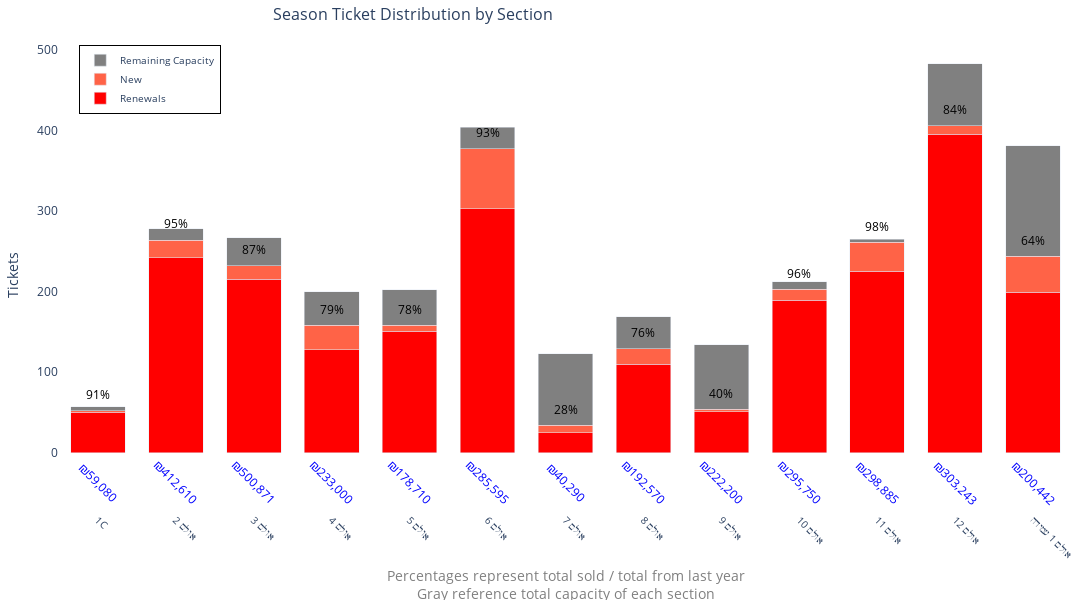

The code cell stored with this chart in its notebook:
### Code cell
def distributed_by_area(perc, presentation_order, st_2425, area_mapper):
    # SMALL CHANGE WITHOUT GALLERIES
    perc = perc[~perc['area'].isin(['גלריה 2', 'גלריה 6', 'Gallery_12'])]
    st_2425 = st_2425[~st_2425['area'].isin(['גלריה 2', 'גלריה 6', 'Gallery_12'])]

    # Prepare last year tickets
    last_year_tickets = (
        st_2425[st_2425['price'] > 0]
        .groupby('area')
        .size()
        .reset_index(name='last_year_tickets')
    )

    # Mark renewals
    perc['is_renew'] = perc['client_number'].isin(st_2425['client_number'])

    # Mark new members
    perc['is_new'] = ~perc['is_renew']

    stats_by_Court = (
        perc.groupby('area')
            .agg(
                Season_Tickets_Renew=('is_renew', 'sum'),
                Season_Tickets_New=('is_new', 'sum'),
                Total_Price=('price', 'sum')
            )
            .reset_index()
    )

    stats_by_Court['area_velocity'] = stats_by_Court[['Season_Tickets_Renew', 'Season_Tickets_New']].sum(axis=1)
    stats_by_Court['presentation_order'] = stats_by_Court['area'].map(presentation_order)
    stats_by_Court = stats_by_Court.sort_values(by='presentation_order')

    # CHANGED FROM LEFT TO INNER JOIN
    stats_by_Court = stats_by_Court.merge(last_year_tickets, on='area', how='inner')
    stats_by_Court = stats_by_Court[stats_by_Court['area_velocity'] > 0]

    stats_by_Court['remaining_capacity'] = stats_by_Court['last_year_tickets'] - stats_by_Court['area_velocity']
    stats_by_Court['fixed_remaining_capacity'] = np.maximum(stats_by_Court['remaining_capacity'], 0)
    stats_by_Court['ratio_capacity'] = stats_by_Court['area_velocity'] / stats_by_Court['last_year_tickets']
    stats_by_Court['ratio_capacity'] = np.minimum(stats_by_Court['ratio_capacity'], 1).fillna(1)
    stats_by_Court['ratio_capacity_percent'] = (stats_by_Court['ratio_capacity'] * 100).round().fillna(0)

    stats_by_Court['total_tickets'] = stats_by_Court['area_velocity'] + stats_by_Court['fixed_remaining_capacity']

    # Map area names back to Hebrew for plot
    reverse_area_mapper = {v: k for k, v in area_mapper.items()}
    stats_by_Court['area_he'] = stats_by_Court['area'].map(reverse_area_mapper).fillna(stats_by_Court['area'])

    # Override specific values
    stats_by_Court.loc[stats_by_Court['area'] == 'Court_1S', 'area_he'] = 'אולם 1 עמידה'
    stats_by_Court.loc[stats_by_Court['area'] == 'Court_1C', 'area_he'] = '1C'

    # Hover texts
    stats_by_Court['Season_Tickets_Renew_hover_text'] = stats_by_Court.apply(lambda x: f"{x['Season_Tickets_Renew']} Tickets<br>({x['Season_Tickets_Renew']/x['total_tickets']:.2%})", axis=1)
    stats_by_Court['Season_Tickets_New_hover_text'] = stats_by_Court.apply(lambda x: f"{x['Season_Tickets_New']} Tickets<br>({x['Season_Tickets_New']/x['total_tickets']:.2%})", axis=1)
    stats_by_Court['remaining_capacity_hover_text'] = stats_by_Court.apply(lambda x: f"{x['fixed_remaining_capacity']} Tickets<br>({x['fixed_remaining_capacity']/x['total_tickets']:.2%})", axis=1)

    # Plot
    fig = go.Figure()

    fig.add_trace(go.Bar(
        x=stats_by_Court['area_he'],
        y=stats_by_Court['Season_Tickets_Renew'],
        name='Renewals',
        marker_color='red',
        hovertext=stats_by_Court['Season_Tickets_Renew_hover_text'],
        hoverinfo='text'
    ))

    fig.add_trace(go.Bar(
        x=stats_by_Court['area_he'],
        y=stats_by_Court['Season_Tickets_New'],
        name='New',
        marker_color='tomato',
        hovertext=stats_by_Court['Season_Tickets_New_hover_text'],
        hoverinfo='text'
    ))

    fig.add_trace(go.Bar(
        x=stats_by_Court['area_he'],
        y=stats_by_Court['fixed_remaining_capacity'],
        name='Remaining Capacity',
        marker_color='grey',
        base=stats_by_Court['area_velocity'],
        hovertext=stats_by_Court['remaining_capacity_hover_text'],
        hoverinfo='text'
    ))

    fig.update_layout(
        title=dict(text='Season Ticket Distribution by Section', font=dict(size=16)),
        xaxis=dict(title='', tickangle=45, title_font=dict(size=14), tickfont=dict(size=10), constrain='domain'),
        yaxis=dict(title='Tickets', title_font=dict(size=14), tickfont=dict(size=12), range=[0, None]),
        barmode='stack',
        bargap=0.3,
        legend=dict(
            x=0.02,  # near the left
            y=0.99,  # top
            bordercolor="Black",
            borderwidth=1,
            font=dict(size=10)
        ),
        margin=dict(l=20, r=20, t=40, b=80),
        width=1200,
        height=600,
        plot_bgcolor='white',
        paper_bgcolor='white',
        title_x=0.25
    )

    # % sold annotations
    for area_he, pct, y1, y2 in zip(stats_by_Court['area_he'], stats_by_Court['ratio_capacity_percent'],
                                    stats_by_Court['Season_Tickets_Renew'], stats_by_Court['Season_Tickets_New']):
        total_height = y1 + y2
        fig.add_annotation(
            x=area_he,
            y=total_height + 20,
            text=f"{int(pct)}%",
            showarrow=False,
            font=dict(size=12, color="black"),
            align='center'
        )

    # ₪ revenue annotations
    for area_he, revenue in zip(stats_by_Court['area_he'], stats_by_Court['Total_Price']):
        fig.add_annotation(
            x=area_he,
            y=0,
            text=f"₪{int(revenue):,}",
            showarrow=False,
            yshift=-30,
            font=dict(size=12, color="blue"),
            textangle=45
        )

    fig.add_annotation(
        text="Percentages represent total sold / total from last year<br>Gray reference total capacity of each section",
        xref="paper", yref="paper", x=0.5, y=-0.2,
        showarrow=False, font=dict(size=14, color="grey"), align="center"
    )

    fig.show()

    return stats_by_Court

# Example usage
distributed_by_area(perc, presentation_order, st_2425, area_mapper)

### Figure 1 — Plotly figure (JSON) as saved in the notebook; plotly's stock layout.template omitted (floating-point values rounded to 4 significant figures)
{"data": [{"hoverinfo": "text", "hovertext": ["50 Tickets<br>(87.72%)", "242 Tickets<br>(87.05%)", "215 Tickets<br>(80.52%)", "128 Tickets<br>(64.00%)", "151 Tickets<br>(74.75%)", "303 Tickets<br>(75.00%)", "25 Tickets<br>(20.33%)", "110 Tickets<br>(65.09%)", "51 Tickets<br>(38.06%)", "189 Tickets<br>(89.15%)", "225 Tickets<br>(84.91%)", "395 Tickets<br>(81.78%)", "199 Tickets<br>(52.23%)"], "marker": {"color": "red"}, "name": "Renewals", "type": "bar", "x": ["1C", "אולם 2", "אולם 3", "אולם 4", "אולם 5", "אולם 6", "אולם 7", "אולם 8", "אולם 9", "אולם 10", "אולם 11", "12 אולם", "אולם 1 עמידה "], "y": [50, 242, 215, 128, 151, 303, 25, 110, 51, 189, 225, 395, 199]}, {"hoverinfo": "text", "hovertext": ["2 Tickets<br>(3.51%)", "22 Tickets<br>(7.91%)", "17 Tickets<br>(6.37%)", "30 Tickets<br>(15.00%)", "7 Tickets<br>(3.47%)", "74 Tickets<br>(18.32%)", "9 Tickets<br>(7.32%)", "19 Tickets<br>(11.24%)", "3 Tickets<br>(2.24%)", "14 Tickets<br>(6.60%)", "36 Tickets<br>(13.58%)", "11 Tickets<br>(2.28%)", "45 Tickets<br>(11.81%)"], "marker": {"color": "tomato"}, "name": "New", "type": "bar", "x": ["1C", "אולם 2", "אולם 3", "אולם 4", "אולם 5", "אולם 6", "אולם 7", "אולם 8", "אולם 9", "אולם 10", "אולם 11", "12 אולם", "אולם 1 עמידה "], "y": [2, 22, 17, 30, 7, 74, 9, 19, 3, 14, 36, 11, 45]}, {"base": [52, 264, 232, 158, 158, 377, 34, 129, 54, 203, 261, 406, 244], "hoverinfo": "text", "hovertext": ["5 Tickets<br>(8.77%)", "14 Tickets<br>(5.04%)", "35 Tickets<br>(13.11%)", "42 Tickets<br>(21.00%)", "44 Tickets<br>(21.78%)", "27 Tickets<br>(6.68%)", "89 Tickets<br>(72.36%)", "40 Tickets<br>(23.67%)", "80 Tickets<br>(59.70%)", "9 Tickets<br>(4.25%)", "4 Tickets<br>(1.51%)", "77 Tickets<br>(15.94%)", "137 Tickets<br>(35.96%)"], "marker": {"color": "grey"}, "name": "Remaining Capacity", "type": "bar", "x": ["1C", "אולם 2", "אולם 3", "אולם 4", "אולם 5", "אולם 6", "אולם 7", "אולם 8", "אולם 9", "אולם 10", "אולם 11", "12 אולם", "אולם 1 עמידה "], "y": [5, 14, 35, 42, 44, 27, 89, 40, 80, 9, 4, 77, 137]}], "layout": {"annotations": [{"align": "center", "font": {"color": "black", "size": 12}, "showarrow": false, "text": "91%", "x": "1C", "y": 72}, {"align": "center", "font": {"color": "black", "size": 12}, "showarrow": false, "text": "95%", "x": "אולם 2", "y": 284}, {"align": "center", "font": {"color": "black", "size": 12}, "showarrow": false, "text": "87%", "x": "אולם 3", "y": 252}, {"align": "center", "font": {"color": "black", "size": 12}, "showarrow": false, "text": "79%", "x": "אולם 4", "y": 178}, {"align": "center", "font": {"color": "black", "size": 12}, "showarrow": false, "text": "78%", "x": "אולם 5", "y": 178}, {"align": "center", "font": {"color": "black", "size": 12}, "showarrow": false, "text": "93%", "x": "אולם 6", "y": 397}, {"align": "center", "font": {"color": "black", "size": 12}, "showarrow": false, "text": "28%", "x": "אולם 7", "y": 54}, {"align": "center", "font": {"color": "black", "size": 12}, "showarrow": false, "text": "76%", "x": "אולם 8", "y": 149}, {"align": "center", "font": {"color": "black", "size": 12}, "showarrow": false, "text": "40%", "x": "אולם 9", "y": 74}, {"align": "center", "font": {"color": "black", "size": 12}, "showarrow": false, "text": "96%", "x": "אולם 10", "y": 223}, {"align": "center", "font": {"color": "black", "size": 12}, "showarrow": false, "text": "98%", "x": "אולם 11", "y": 281}, {"align": "center", "font": {"color": "black", "size": 12}, "showarrow": false, "text": "84%", "x": "12 אולם", "y": 426}, {"align": "center", "font": {"color": "black", "size": 12}, "showarrow": false, "text": "64%", "x": "אולם 1 עמידה ", "y": 264}, {"font": {"color": "blue", "size": 12}, "showarrow": false, "text": "₪59,080", "textangle": 45, "x": "1C", "y": 0, "yshift": -30}, {"font": {"color": "blue", "size": 12}, "showarrow": false, "text": "₪412,610", "textangle": 45, "x": "אולם 2", "y": 0, "yshift": -30}, {"font": {"color": "blue", "size": 12}, "showarrow": false, "text": "₪500,871", "textangle": 45, "x": "אולם 3", "y": 0, "yshift": -30}, {"font": {"color": "blue", "size": 12}, "showarrow": false, "text": "₪233,000", "textangle": 45, "x": "אולם 4", "y": 0, "yshift": -30}, {"font": {"color": "blue", "size": 12}, "showarrow": false, "text": "₪178,710", "textangle": 45, "x": "אולם 5", "y": 0, "yshift": -30}, {"font": {"color": "blue", "size": 12}, "showarrow": false, "text": "₪285,595", "textangle": 45, "x": "אולם 6", "y": 0, "yshift": -30}, {"font": {"color": "blue", "size": 12}, "showarrow": false, "text": "₪40,290", "textangle": 45, "x": "אולם 7", "y": 0, "yshift": -30}, {"font": {"color": "blue", "size": 12}, "showarrow": false, "text": "₪192,570", "textangle": 45, "x": "אולם 8", "y": 0, "yshift": -30}, {"font": {"color": "blue", "size": 12}, "showarrow": false, "text": "₪222,200", "textangle": 45, "x": "אולם 9", "y": 0, "yshift": -30}, {"font": {"color": "blue", "size": 12}, "showarrow": false, "text": "₪295,750", "textangle": 45, "x": "אולם 10", "y": 0, "yshift": -30}, {"font": {"color": "blue", "size": 12}, "showarrow": false, "text": "₪298,885", "textangle": 45, "x": "אולם 11", "y": 0, "yshift": -30}, {"font": {"color": "blue", "size": 12}, "showarrow": false, "text": "₪303,243", "textangle": 45, "x": "12 אולם", "y": 0, "yshift": -30}, {"font": {"color": "blue", "size": 12}, "showarrow": false, "text": "₪200,442", "textangle": 45, "x": "אולם 1 עמידה ", "y": 0, "yshift": -30}, {"align": "center", "font": {"color": "grey", "size": 14}, "showarrow": false, "text": "Percentages represent total sold / total from last year<br>Gray reference total capacity of each section", "x": 0.5, "xref": "paper", "y": -0.2, "yref": "paper"}], "bargap": 0.3, "barmode": "stack", "height": 600, "legend": {"bordercolor": "Black", "borderwidth": 1, "font": {"size": 10}, "x": 0.02, "y": 0.99}, "margin": {"b": 80, "l": 20, "r": 20, "t": 40}, "paper_bgcolor": "white", "plot_bgcolor": "white", "title": {"font": {"size": 16}, "text": "Season Ticket Distribution by Section", "x": 0.25}, "width": 1200, "xaxis": {"constrain": "domain", "tickangle": 45, "tickfont": {"size": 10}, "title": {"font": {"size": 14}, "text": ""}}, "yaxis": {"range": [0, null], "tickfont": {"size": 12}, "title": {"font": {"size": 14}, "text": "Tickets"}}}}
